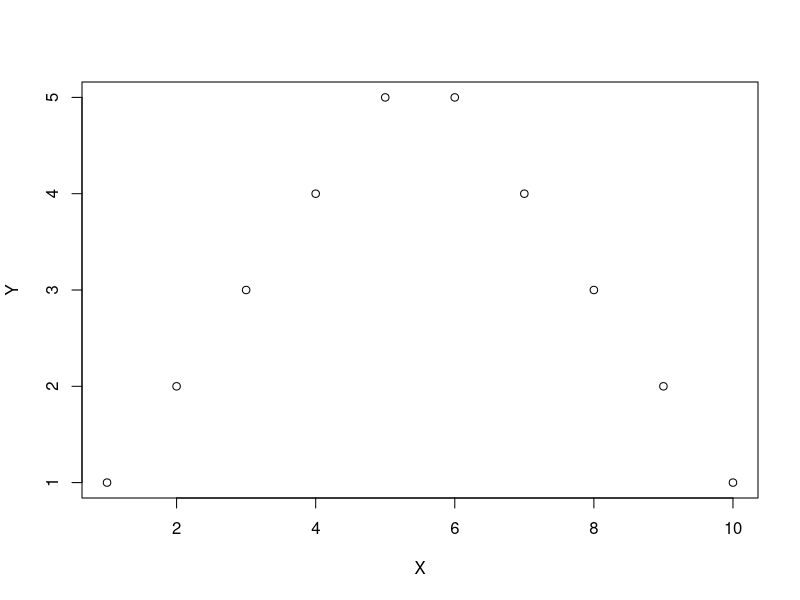
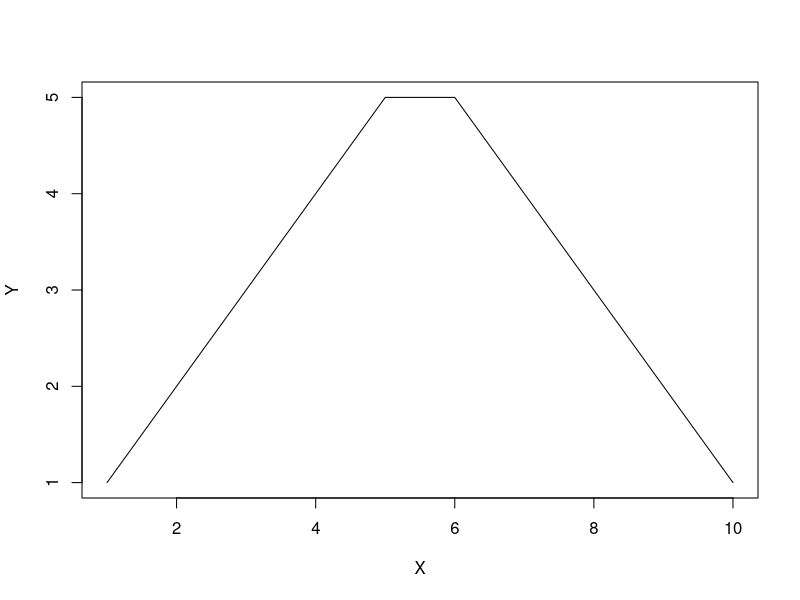
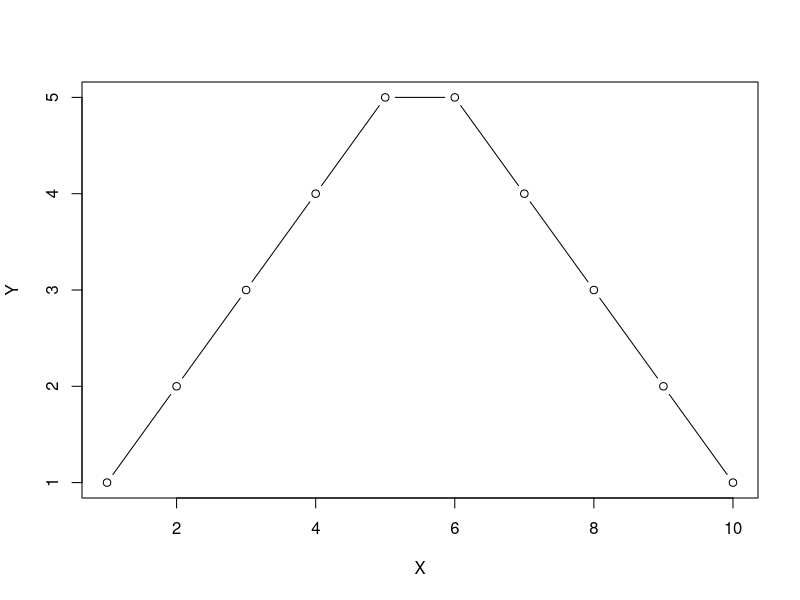
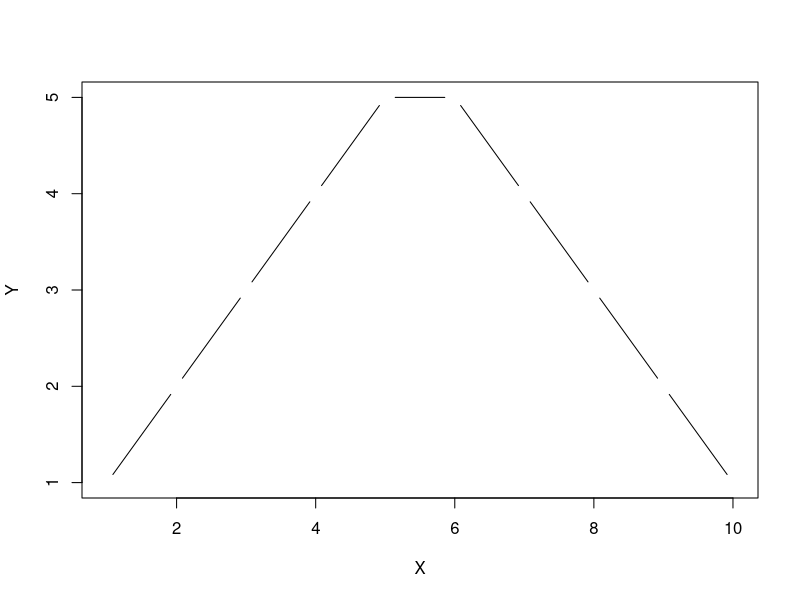
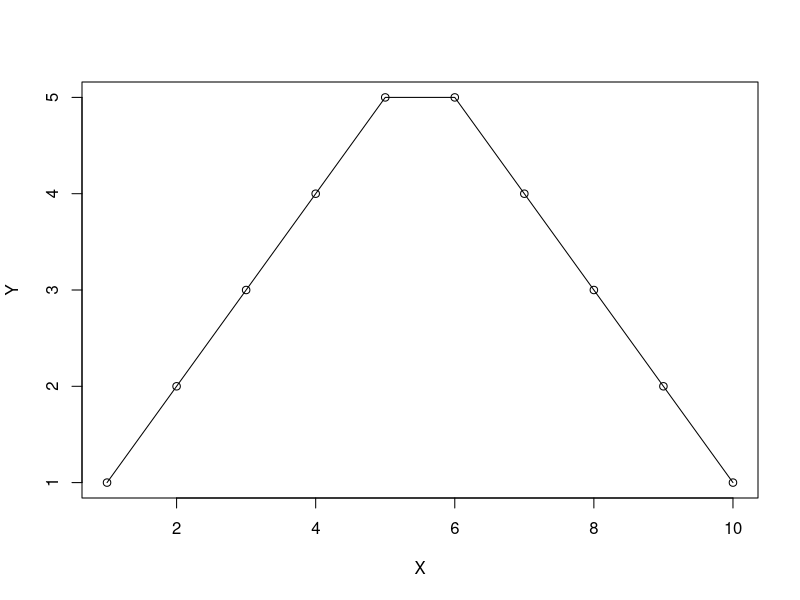
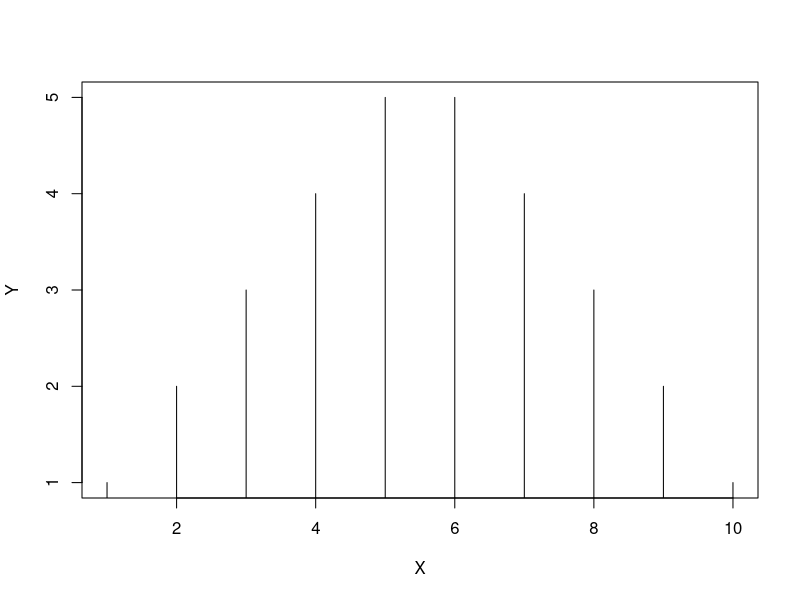
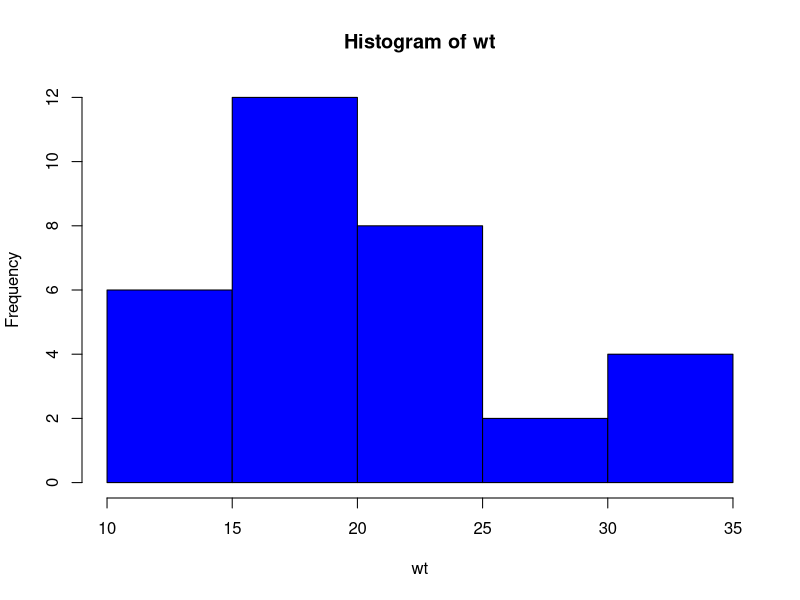
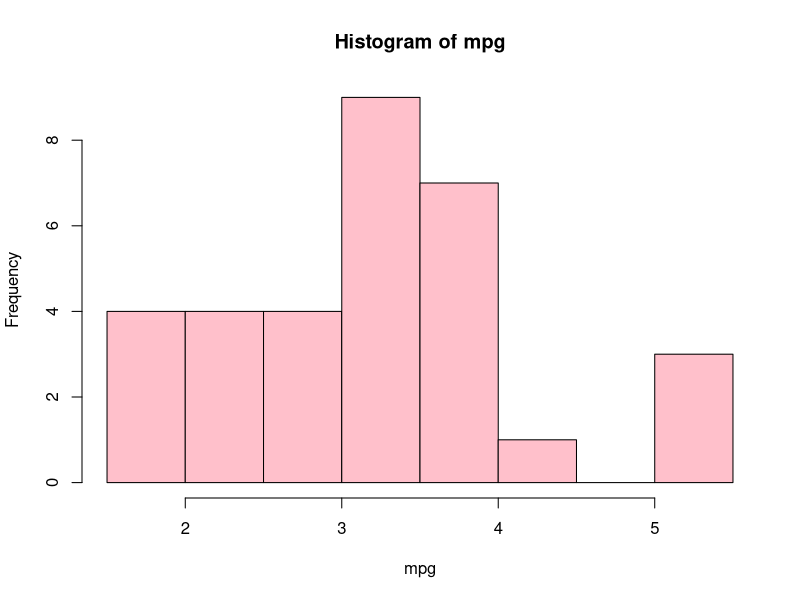

Here is the R script that generated these plots, in order:
## ---- chunk 1
##Problem 1--------------------------------------------------------------
## ---- chunk 2
A<-array(c(1,2,3,4,5,6,7,8,9),dim=c(3,3))
B<-array(c(4,5,6,7,8,9,10,11,12,13,14,15),dim=c(4,3))
C<-array(c(8,9,10,8,9,10),dim=c(3,2))
A[,2]
B[,2]
C[,2]
A[1,]
B[1,]
C[1,]
## ---- chunk 3
sum(A[,2])
sum(B[,2])
sum(C[,2])
sum(A[1,])
sum(B[1,])
sum(C[1,]) 
## ---- chunk 4
##Problem 2--------------------------------------------------------------
## ---- chunk 5
X<-c(1,2,3,4,5,6,7,8,9,10)
Y<-c(1,2,3,4,5,5,4,3,2,1)
plot(X,Y,type='p')
plot(X,Y,type='l')
plot(X,Y,type='b')
plot(X,Y,type='c')
plot(X,Y,type='o')
plot(X,Y,type='h')
## ---- chunk 6
##Problem 3--------------------------------------------------------------
## ---- chunk 7
hist(mtcars$mpg,main="Histogram of wt",xlab="wt",ylab="Frequency",col = 'blue')
hist(mtcars$wt,main="Histogram of mpg",xlab="mpg",ylab="Frequency",col = 'pink')
hist(mtcars$disp,main="Histogram of disp",xlab="disp",ylab="Frequency",col = 'yellow')

plot(mtcars$wt,mtcars$mpg,main="scatter plot 1",xlab="wt",ylab="mpg")
abline(lm(mpg~wt,data=mtcars),col='yellow')

plot(mtcars$disp,mtcars$mpg,main="scatter plot 2",xlab="disp",ylab="mpg")
abline(lm(mpg~disp,data=mtcars),col='red')
